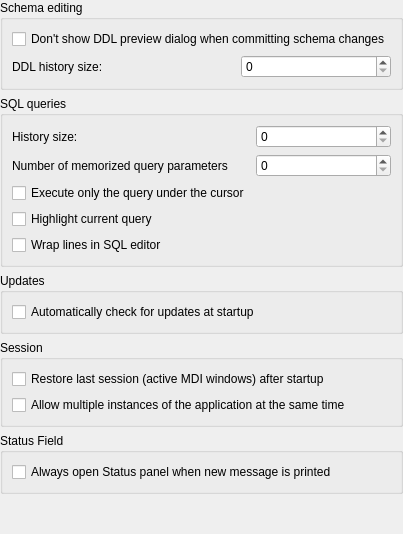
         <widget class="QWidget" name="generalPage">
          <layout class="QVBoxLayout" name="verticalLayout_3">
           <property name="leftMargin">
            <number>0</number>
           </property>
           <property name="topMargin">
            <number>0</number>
           </property>
           <property name="rightMargin">
            <number>0</number>
           </property>
           <property name="bottomMargin">
            <number>0</number>
           </property>
           <item>
            <widget class="QGroupBox" name="schemaEditingGroup">
             <property name="title">
              <string>Schema editing</string>
             </property>
             <layout class="QGridLayout" name="gridLayout_12">
              <item row="1" column="1">
               <widget class="QSpinBox" name="ddlHistorySizeSpin">
                <property name="maximumSize">
                 <size>
                  <width>150</width>
                  <height>16777215</height>
                 </size>
                </property>
                <property name="toolTip">
                 <string>Number of DDL changes kept in history.</string>
                </property>
                <property name="maximum">
                 <number>9999999</number>
                </property>
                <property name="cfg" stdset="0">
                 <string notr="true">General.DdlHistorySize</string>
                </property>
               </widget>
              </item>
              <item row="1" column="0">
               <widget class="QLabel" name="ddlHistorySizeLabel">
                <property name="text">
                 <string>DDL history size:</string>
                </property>
               </widget>
              </item>
              <item row="0" column="0" colspan="2">
               <widget class="QCheckBox" name="dontShowDdlPreview">
                <property name="text">
                 <string>Don't show DDL preview dialog when committing schema changes</string>
                </property>
                <property name="cfg" stdset="0">
                 <string notr="true">General.DontShowDdlPreview</string>
                </property>
               </widget>
              </item>
             </layout>
            </widget>
           </item>
           <item>
            <widget class="QGroupBox" name="sqlQueriesGroup">
             <property name="title">
              <string>SQL queries</string>
             </property>
             <layout class="QGridLayout" name="gridLayout_4">
              <item row="1" column="1">
               <widget class="QSpinBox" name="queryHistorySizeSpin">
                <property name="maximumSize">
                 <size>
                  <width>150</width>
                  <height>16777215</height>
                 </size>
                </property>
                <property name="toolTip">
                 <string>Number of queries kept in the history.</string>
                </property>
                <property name="maximum">
                 <number>999999</number>
                </property>
                <property name="cfg" stdset="0">
                 <string notr="true">General.SqlHistorySize</string>
                </property>
               </widget>
              </item>
              <item row="2" column="0">
               <widget class="QLabel" name="bindParamLimitLabel">
                <property name="toolTip">
                 <string>&lt;p&gt;Maximum number of query parameters (:param, @param, $param, ?) stored in history. When you re-use parameter with the same name/position, SQLiteStudio will pre-initialize it with most recent memorized value (you will still be able to change it). Value of 1000 should be sufficient.&lt;/p&gt;</string>
                </property>
                <property name="text">
                 <string>Number of memorized query parameters</string>
                </property>
               </widget>
              </item>
              <item row="2" column="1">
               <widget class="QSpinBox" name="bindParamLimitSpin">
                <property name="toolTip">
                 <string>&lt;p&gt;Maximum number of query parameters (:param, @param, $param, ?) stored in history. When you re-use parameter with the same name/position, SQLiteStudio will pre-initialize it with most recent memorized value (you will still be able to change it). Value of 1000 should be sufficient.&lt;/p&gt;</string>
                </property>
                <property name="maximum">
                 <number>999999</number>
                </property>
                <property name="cfg" stdset="0">
                 <string notr="true">General.BindParamsCacheSize</string>
                </property>
               </widget>
              </item>
              <item row="3" column="0">
               <widget class="QCheckBox" name="execQueryUnderCursorCheck">
                <property name="toolTip">
                 <string>&lt;html&gt;&lt;head/&gt;&lt;body&gt;&lt;p&gt;If there is more than one query in the SQL editor window, then (if this option is enabled) only a single query will be executed - the one under the keyboard insertion cursor. Otherwise all queries will be executed. You can always limit queries to be executed by selecting those queries before calling to execute. You can also use dedicated shortcuts for executing in one mode or the other (currently configured to %1 for single query execution and %2 for all queries execution).&lt;/p&gt;&lt;/body&gt;&lt;/html&gt;</string>
                </property>
                <property name="text">
                 <string>Execute only the query under the cursor</string>
                </property>
                <property name="cfg" stdset="0">
                 <string notr="true">General.ExecuteCurrentQueryOnly</string>
                </property>
               </widget>
              </item>
              <item row="1" column="0">
               <widget class="QLabel" name="queryHistorySizeLabel">
                <property name="toolTip">
                 <string>Number of queries kept in the history.</string>
                </property>
                <property name="text">
                 <string>History size:</string>
                </property>
               </widget>
              </item>
              <item row="5" column="0">
               <widget class="QCheckBox" name="wrapLinesInSqlEditorCheck">
                <property name="toolTip">
                 <string>&lt;html&gt;&lt;head/&gt;&lt;body&gt;&lt;p&gt;If enabled, lines longer than the editor width will be wrapped, so horizontal scrolling will not be needed.&lt;/p&gt;&lt;/body&gt;&lt;/html&gt;</string>
                </property>
                <property name="text">
                 <string>Wrap lines in SQL editor</string>
                </property>
                <property name="cfg" stdset="0">
                 <string>General.SqlEditorWrapWords</string>
                </property>
               </widget>
              </item>
              <item row="4" column="0">
               <widget class="QCheckBox" name="highlightCurrentQueryCheck">
                <property name="toolTip">
                 <string>&lt;html&gt;&lt;head/&gt;&lt;body&gt;&lt;p&gt;Highlights entire query that is currently under the insertion cursor. It's the same query that will be executed when you hit &amp;quot;Execute query&amp;quot; hotkey or button (unless configured otherwise).&lt;/p&gt;&lt;/body&gt;&lt;/html&gt;</string>
                </property>
                <property name="text">
                 <string>Highlight current query</string>
                </property>
                <property name="cfg" stdset="0">
                 <string>General.SqlEditorCurrQueryHighlight</string>
                </property>
               </widget>
              </item>
             </layout>
            </widget>
           </item>
           <item>
            <widget class="QGroupBox" name="updatesGroup">
             <property name="title">
              <string>Updates</string>
             </property>
             <layout class="QVBoxLayout" name="verticalLayout_29">
              <item>
               <widget class="QCheckBox" name="checkForUpdatesCheck">
                <property name="text">
                 <string>Automatically check for updates at startup</string>
                </property>
                <property name="cfg" stdset="0">
                 <string notr="true">General.CheckUpdatesOnStartup</string>
                </property>
               </widget>
              </item>
             </layout>
            </widget>
           </item>
           <item>
            <widget class="QGroupBox" name="sessionGroup">
             <property name="title">
              <string>Session</string>
             </property>
             <layout class="QGridLayout" name="gridLayout_11">
              <item row="0" column="0">
               <widget class="QCheckBox" name="sessionCheck">
                <property name="text">
                 <string>Restore last session (active MDI windows) after startup</string>
                </property>
                <property name="cfg" stdset="0">
                 <string notr="true">General.RestoreSession</string>
                </property>
               </widget>
              </item>
              <item row="1" column="0">
               <widget class="QCheckBox" name="multipleSessionsCheck">
                <property name="text">
                 <string>Allow multiple instances of the application at the same time</string>
                </property>
                <property name="cfg" stdset="0">
                 <string notr="true">General.AllowMultipleSessions</string>
                </property>
               </widget>
              </item>
             </layout>
            </widget>
           </item>
           <item>
            <widget class="QGroupBox" name="statusFieldGroup_2">
             <property name="title">
              <string>Status Field</string>
             </property>
             <layout class="QVBoxLayout" name="verticalLayout_35">
              <item>
               <widget class="QCheckBox" name="checkBox_2">
                <property name="toolTip">
                 <string>&lt;p&gt;When user manually closes the Status panel, this option makes sure that if any new message is printed in the Status panel it will be reopened. If it's disabled, then Status panel can only be open manually by the user from the &quot;View&quot; menu.&lt;/p&gt;</string>
                </property>
                <property name="text">
                 <string>Always open Status panel when new message is printed</string>
                </property>
                <property name="cfg" stdset="0">
                 <string notr="true">General.AutoOpenStatusField</string>
                </property>
               </widget>
              </item>
             </layout>
            </widget>
           </item>
           <item>
            <spacer name="verticalSpacer">
             <property name="orientation">
              <enum>Qt::Vertical</enum>
             </property>
             <property name="sizeHint" stdset="0">
              <size>
               <width>20</width>
               <height>40</height>
              </size>
             </property>
            </spacer>
           </item>
          </layout>
         </widget>
